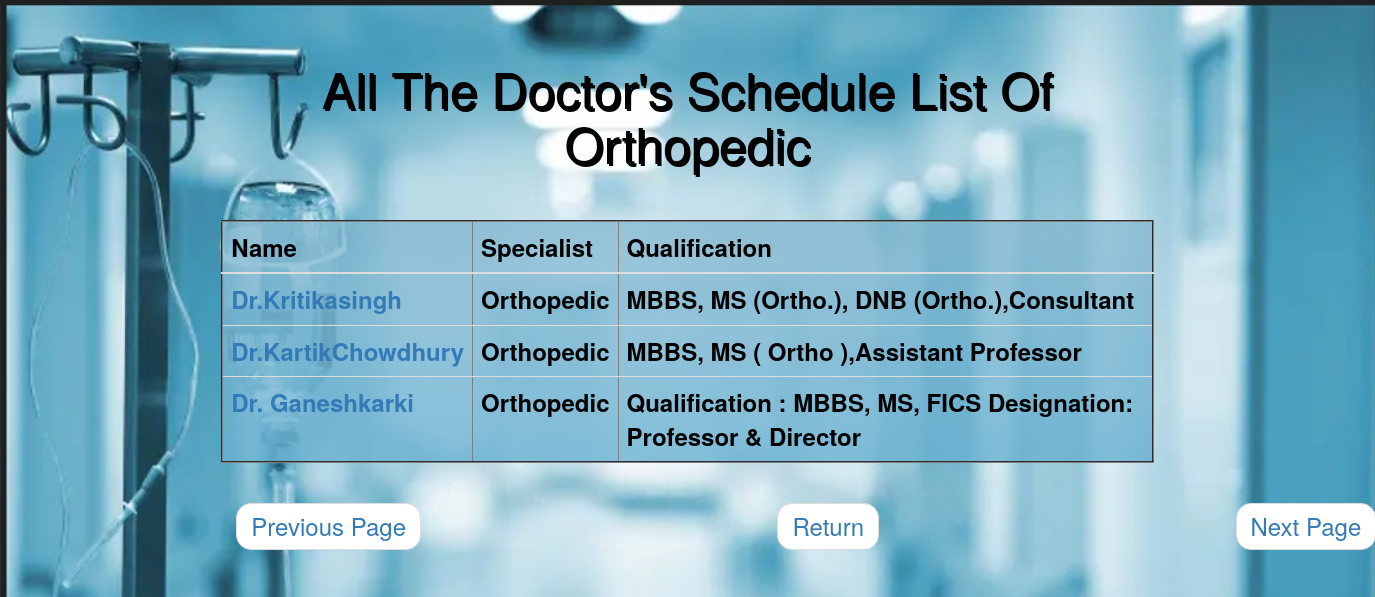
Page /Patient/doclist/bone.php on the committed database.
### tables this page shows
CREATE TABLE `doctor` (
  `id` int(100) NOT NULL,
  `f_name` varchar(500) NOT NULL,
  `l_name` varchar(500) NOT NULL,
  `email` varchar(500) NOT NULL,
  `contact` varchar(500) NOT NULL,
  `specialist` varchar(500) NOT NULL,
  `qualification` varchar(500) NOT NULL,
  `DOB` date NOT NULL,
  `gender` varchar(500) NOT NULL,
  `bmdc_reg_num` int(11) NOT NULL,
  `address` text NOT NULL,
  `pswd` varchar(500) NOT NULL,
  `date` date NOT NULL,
  `permission` varchar(500) NOT NULL
);

### Patient/doclist/bone.php (the view, shortened to what this page needs)
<!DOCTYPE html >
<html >
<head>
  <link rel="stylesheet" href="https://maxcdn.bootstrapcdn.com/bootstrap/3.3.7/css/bootstrap.min.css">
</head>
<body class="container-fluid">
<h1 class="text-monocase text-capitalize text-center text-dark">All The Doctor's Schedule List Of Orthopedic </h1>
<table border="2"
class="table table-hover table-light">
  <thead>
    <tr>
      <th scope="col" >Name</th>
      <th scope="col" >Specialist</th>
      <th scope="col">Qualification</th>
    </tr>
  </thead>
<?php
include("registration.php");
?><br/>
<?php
       $query = "SELECT *
                     FROM doctor inner join schedule on schedule.d_id=doctor.id  where permission='approved' AND specialist like'o%' OR permission='Added' AND specialist like'o%' ";
				   $run = mysqli_query($conn, $query);
				   while($row = mysqli_fetch_array($run))
				   {
						  echo  "<h3><tr><th><a href='detail.php?s_id={$row['s_id']}'>{$row['f_name']}{$row['l_name']}</a></th></h3>";
						   echo "<h3><th>". $row['specialist'] ." </th></h3>" ;
						   echo "<h3><th>". $row['qualification'] ." </th></tr></h3>";
				   }
			   ?></table>
<div class="container ">
<ul class="pager font-weight-bold text-monospace">
  <li class="previous "><a href="gynecologist.php">Previous Page</a></li>
  <li class="return "><a href="../disease_prediction.php">Return </a></li>
  <li class="next"><a href="../disease_prediction.php">Next Page</a></li>
</ul></div>
</body>
</html>

### Patient/doclist/bone.php (style rules this page uses)
h1 { font-size:50px; text-align:center; padding-top:20px; color:black; font-style:inherit; text-shadow: 2px 2px black; }
li { font-size:24px; }
ul { font-size:28px; color:black }
th { color:black; font-size: 24px; }
body { margin:0; padding:0; width:100%; height:100vh; background-image:url(patient-bg.png); background-size:cover; }
table { width: 70%; height:8px; border-radius: 6px; background: linear-gradient(rgba(134, 185, 209, 0.8), rgba(103, 176, 209, 0.8)) center center; }
.container-fluid { width: 70%; height:12%; margin-top: 20px; }

### rows in the picture
doctor: f_name "Dr.Kritika", l_name "singh", specialist "Orthopedic", qualification "MBBS, MS (Ortho.), DNB (Ortho.),Consultant"
doctor: f_name "Dr.Kartik", l_name "Chowdhury", specialist "Orthopedic", qualification "MBBS, MS ( Ortho ),Assistant Professor"
doctor: f_name "Dr. Ganesh", l_name "karki", specialist "Orthopedic", qualification "Qualification : MBBS, MS, FICS Designation: Professor & Director"
